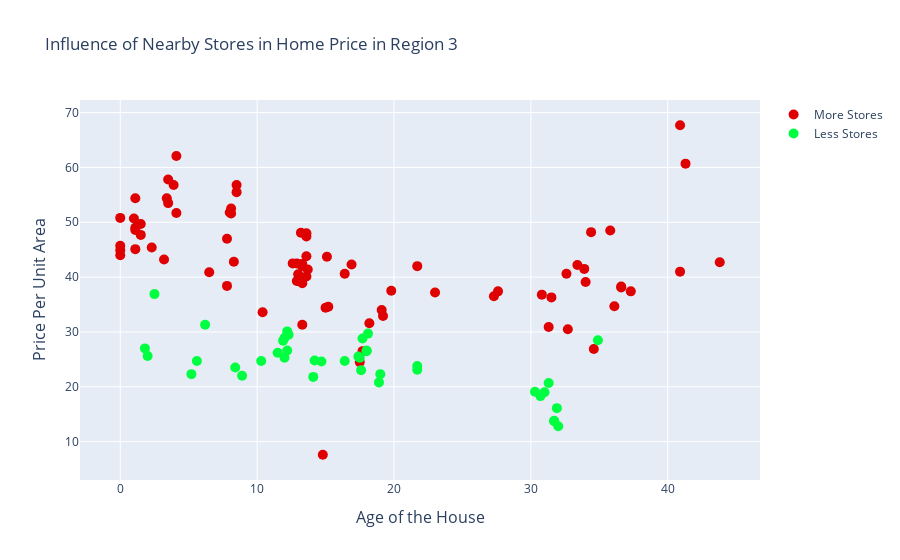

Notebook cell for this chart:
### Markdown cell above
Region2 with More stores have a higher price than Region3 with more stores. Region2 with less stores have a higher price than region 2 with less stores. In general Region2 have more prices than region3.

### Code cell
r3_more_stores= df.loc[(df['Region']=='Region3') & (df['store_cat'] == 'More')]
r3_less_stores = df.loc[(df['Region']=='Region3') & (df['store_cat'] == 'Less')]

trace0 = go.Scatter(
    y=r3_more_stores['house_price'],
    x=r3_more_stores['house_age'],
    name='More Stores',
    mode='markers',
    marker=dict(size=10,
                color='#DF0101')
)
trace1 = go.Scatter(
    y=r3_less_stores['house_price'],
    x=r3_less_stores['house_age'],
    name='Less Stores',
    mode='markers',
    marker=dict(size=10,
                color='#00FF40')
)
data=[trace0, trace1]

layout=dict(
    title='Influence of Nearby Stores in Home Price in Region 3',
    yaxis=dict(zeroline=False,
              title='Price Per Unit Area',
              titlefont=dict(
                  size=16)
              ),
    xaxis=dict(zeroline=False,
              title='Age of the House',
              titlefont=dict(
                  size=16)
              )
)

fig = go.Figure(data=data, layout=layout)
fig.show()

### Figure 1 — Plotly figure (JSON) as saved in the notebook; plotly's stock layout.template omitted (floating-point values rounded to 4 significant figures)
{"data": [{"marker": {"color": "#DF0101", "size": 10}, "mode": "markers", "name": "More Stores", "type": "scatter", "x": [13, 16.9, 1.5, 10.4, 36.1, 36.6, 21.7, 13.3, 3.5, 13.3, 1, 8.5, 30.8, 13.2, 15.1, 0, 40.9, 8, 1.1, 0, 32.7, 8.1, 14.8, 13.3, 13.6, 1.1, 41.3, 33.4, 13.6, 12.9, 19.8, 13.6, 3.2, 35.8, 6.5, 3.5, 8.5, 27.6, 43.8, 15.2, 34.4, 34, 18.2, 13.6, 1.1, 12.9, 13.7, 16.4, 32.6, 17.7, 13, 1.5, 19.1, 0, 2.3, 15, 19.2, 3.4, 17.5, 12.6, 8.3, 13.3, 34.6, 36.6, 4.1, 7.8, 27.3, 31.3, 31.5, 7.8, 13.2, 0, 1.1, 4.1, 33.9, 3.9, 37.3, 40.9, 23, 8.1], "y": [39.3, 42.3, 47.7, 33.6, 34.7, 38.3, 42, 38.9, 53.5, 42.4, 50.7, 56.8, 36.8, 48.1, 43.7, 50.8, 41, 51.8, 54.4, 45.7, 30.5, 51.6, 7.6, 31.3, 48, 48.6, 60.7, 42.2, 47.4, 42.5, 37.5, 40.1, 43.2, 48.5, 40.9, 57.8, 55.5, 37.4, 42.7, 34.6, 48.2, 39.1, 31.6, 43.8, 49, 39.3, 41.4, 40.6, 40.6, 26.5, 40.5, 49.7, 34, 44, 45.4, 34.4, 32.9, 54.4, 24.5, 42.5, 42.8, 42, 26.9, 38.1, 62.1, 38.4, 36.5, 30.9, 36.3, 47, 42.3, 44.9, 45.1, 51.7, 41.5, 56.8, 37.4, 67.7, 37.2, 52.5]}, {"marker": {"color": "#00FF40", "size": 10}, "mode": "markers", "name": "Less Stores", "type": "scatter", "x": [14.7, 12, 31.3, 31.7, 17.5, 12.3, 18, 1.8, 31.9, 12.2, 18.9, 11.9, 12, 30.7, 8.4, 14.1, 8.9, 17.4, 18, 11.5, 31, 18.1, 21.7, 19, 31.7, 17.7, 17.6, 2, 34.9, 2.5, 10.3, 30.3, 16.4, 32, 12.2, 5.6, 14.2, 21.7, 6.2, 5.2], "y": [24.6, 25.3, 20.7, 13.7, 25.3, 29.5, 26.5, 27, 16.1, 26.6, 20.8, 28.4, 28.9, 18.3, 23.5, 21.8, 22, 25.5, 26.6, 26.2, 19, 29.7, 23.1, 22.3, 13.8, 28.8, 23, 25.6, 28.5, 36.9, 24.7, 19.1, 24.7, 12.8, 30.1, 24.7, 24.8, 23.8, 31.3, 22.3]}], "layout": {"title": {"text": "Influence of Nearby Stores in Home Price in Region 3"}, "xaxis": {"title": {"font": {"size": 16}, "text": "Age of the House"}, "zeroline": false}, "yaxis": {"title": {"font": {"size": 16}, "text": "Price Per Unit Area"}, "zeroline": false}}}
